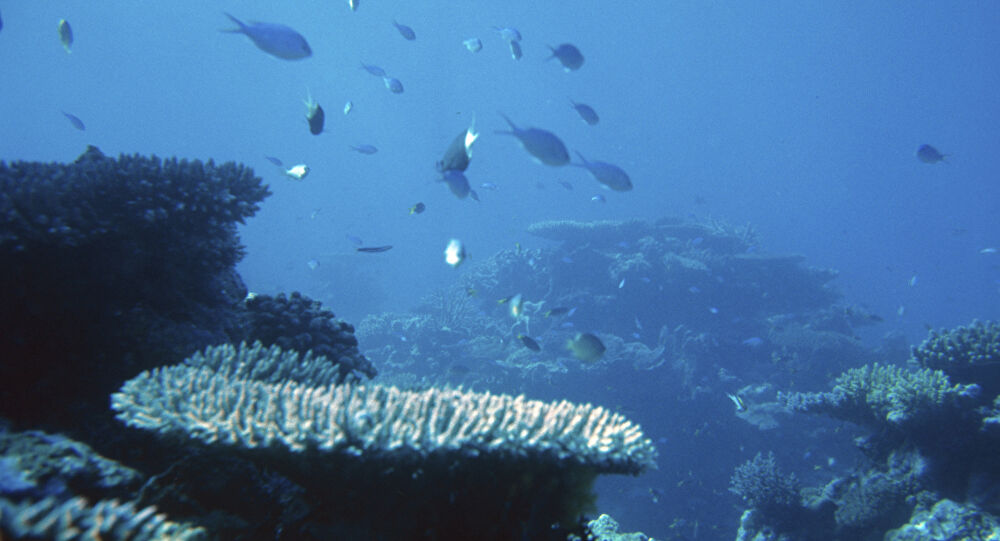
#> input picture InputImages/original.jpg, 1000 x 541 px, found by its file name; its folder holds only this picture in this run
$ python main.py
#> lines starting #> are read from the running program, lines starting #| are printed output that depends on the picture
### ULAP/depthMapEstimation.py

import numpy as np

def depthMap(img):

    theta_0 = 0.51157954
    theta_1 = 0.50516165
    theta_2 = -0.90511117
    img = img / 255.0
    x_1 = np.maximum(img[:, :, 0], img[:, :, 1])
    x_2 = img[:, :, 2]
    Deptmap = theta_0 + theta_1 * x_1 + theta_2 * x_2

    return Deptmap

### ULAP/global_Stretching.py
import numpy as np

def global_stretching(img_L):
    height = len(img_L)
    width = len(img_L[0])
    length = height * width
    R_rray = []
    for i in range(height):
        for j in range(width):
            R_rray.append(img_L[i][j])
    R_rray.sort()
    I_min = R_rray[int(length / 2000)]
    I_max = R_rray[-int(length / 2000)]
    # print('I_min',I_min)
    # print('I_max',I_max)
    array_Global_histogram_stretching_L = np.zeros((height, width))
    for i in range(0, height):
        for j in range(0, width):
            if img_L[i][j] < I_min:
                p_out = img_L[i][j]
                array_Global_histogram_stretching_L[i][j] = 0
            elif (img_L[i][j] > I_max):
                p_out = img_L[i][j]
                array_Global_histogram_stretching_L[i][j] = 1
            else:
                p_out = (img_L[i][j] - I_min) * ((1-0) / (I_max - I_min))+ 0
                array_Global_histogram_stretching_L[i][j] = p_out
    return (array_Global_histogram_stretching_L)


# [23 lines of commented-out code are left out]

### ULAP/GuidedFilter.py
# -*- coding: utf-8 -*-
import numpy as np
import cv2

class GuidedFilter:

    def __init__(self, I, radius=5, epsilon=0.4):

        self._radius = 2 * radius + 1
        self._epsilon = epsilon
        self._I = self._toFloatImg(I)
        self._initFilter()

        # print('radius',self._radius)
        # print('epsilon',self._epsilon)

    def _toFloatImg(self, img):
        if img.dtype == np.float32:
            return img
        return ( 1.0 / 255.0 ) * np.float32(img)

    def _initFilter(self):
        I = self._I
        r = self._radius
        eps = self._epsilon

        Ir, Ig, Ib = I[:, :, 0], I[:, :, 1], I[:, :, 2]

        # [10 lines of commented-out code are left out]


        self._Ir_mean = cv2.blur(Ir, (r, r))
        self._Ig_mean = cv2.blur(Ig, (r, r))
        self._Ib_mean = cv2.blur(Ib, (r, r))

        Irr_var = cv2.blur(Ir ** 2, (r, r)) - self._Ir_mean ** 2 + eps
        Irg_var = cv2.blur(Ir * Ig, (r, r)) - self._Ir_mean * self._Ig_mean
        Irb_var = cv2.blur(Ir * Ib, (r, r)) - self._Ir_mean * self._Ib_mean
        Igg_var = cv2.blur(Ig * Ig, (r, r)) - self._Ig_mean * self._Ig_mean + eps
        Igb_var = cv2.blur(Ig * Ib, (r, r)) - self._Ig_mean * self._Ib_mean
        Ibb_var = cv2.blur(Ib * Ib, (r, r)) - self._Ib_mean * self._Ib_mean + eps


        Irr_inv = Igg_var * Ibb_var - Igb_var * Igb_var
        Irg_inv = Igb_var * Irb_var - Irg_var * Ibb_var
        Irb_inv = Irg_var * Igb_var - Igg_var * Irb_var
        Igg_inv = Irr_var * Ibb_var - Irb_var * Irb_var
        Igb_inv = Irb_var * Irg_var - Irr_var * Igb_var
        Ibb_inv = Irr_var * Igg_var - Irg_var * Irg_var

        I_cov = Irr_inv * Irr_var + Irg_inv * Irg_var + Irb_inv * Irb_var
        Irr_inv /= I_cov
        Irg_inv /= I_cov
        Irb_inv /= I_cov
        Igg_inv /= I_cov
        Igb_inv /= I_cov
        Ibb_inv /= I_cov

        self._Irr_inv = Irr_inv
        self._Irg_inv = Irg_inv
        self._Irb_inv = Irb_inv
        self._Igg_inv = Igg_inv
        self._Igb_inv = Igb_inv
        self._Ibb_inv = Ibb_inv

    def _computeCoefficients(self, p):
        r = self._radius
        I = self._I
        Ir, Ig, Ib = I[:, :, 0], I[:, :, 1], I[:, :, 2]


        p_mean = cv2.blur(p, (r, r))
        Ipr_mean = cv2.blur(Ir * p, (r, r))
        Ipg_mean = cv2.blur(Ig * p, (r, r))
        Ipb_mean = cv2.blur(Ib * p, (r, r))


        Ipr_cov = Ipr_mean - self._Ir_mean * p_mean
        Ipg_cov = Ipg_mean - self._Ig_mean * p_mean
        Ipb_cov = Ipb_mean - self._Ib_mean * p_mean

        ar = self._Irr_inv * Ipr_cov + self._Irg_inv * Ipg_cov + self._Irb_inv * Ipb_cov
        ag = self._Irg_inv * Ipr_cov + self._Igg_inv * Ipg_cov + self._Igb_inv * Ipb_cov
        ab = self._Irb_inv * Ipr_cov + self._Igb_inv * Ipg_cov + self._Ibb_inv * Ipb_cov

        b = p_mean - ar * self._Ir_mean - ag * self._Ig_mean - ab * self._Ib_mean

        ar_mean = cv2.blur(ar, (r, r))
        ag_mean = cv2.blur(ag, (r, r))
        ab_mean = cv2.blur(ab, (r, r))
        b_mean = cv2.blur(b, (r, r))

        return ar_mean, ag_mean, ab_mean, b_mean

    def _computeOutput(self, ab, I):

        ar_mean, ag_mean, ab_mean, b_mean = ab
        Ir, Ig, Ib = I[:, :, 0], I[:, :, 1], I[:, :, 2]
        q = ar_mean * Ir + ag_mean * Ig + ab_mean * Ib + b_mean
        return q

    def filter(self, p):

        p_32F = self._toFloatImg(p)

        ab = self._computeCoefficients(p)
        return self._computeOutput(ab, self._I)

### ULAP/backgroundLight.py
import numpy as np
import cv2


def BLEstimation(img, DepthMap):
    h, w, c = img.shape
    if img.dtype == np.uint8:
        img = np.float32(img) / 255
    n_bright = int(np.ceil(0.001 * h * w))
    reshaped_Jdark = DepthMap.reshape(1, -1)
    Y = np.sort(reshaped_Jdark)
    Loc = np.argsort(reshaped_Jdark)
    Ics = img.reshape(1, h * w, 3)
    ix = img.copy()
    dx = DepthMap.reshape(1, -1)
    Acand = np.zeros((1, n_bright, 3), dtype=np.float32)
    Amag = np.zeros((1, n_bright, 1), dtype=np.float32)
    for i in range(n_bright):
        x = Loc[0, h * w - 1 - i]
        j = int(x / w)
        k = int(x % w)
        ix[j, k, 0] = 0
        ix[j, k, 1] = 0
        ix[j, k, 2] = 1
        Acand[0, i, :] = Ics[0, Loc[0, h * w - 1 - i], :]
        Amag[0, i] = np.linalg.norm(Acand[0, i, :])
    reshaped_Amag = Amag.reshape(1, -1)
    Y2 = np.sort(reshaped_Amag)

    Loc2 = np.argsort(reshaped_Amag)
    A_1 = Acand[0, Loc2[0, (n_bright - 1):n_bright], :]

    A_1 = A_1[0]

    return A_1

### ULAP/depthMin.py
import numpy as np
import math


def  minDepth(img, BL):
    img = img/255.0
    BL = BL/255.0
    Max = []
    img = np.float32(img)
    for i in range(0,3):
        Max_Abs =  np.absolute(img[i] - BL[i])
        Max_I = np.max(Max_Abs)
        Max_B = np.max([BL[i],(1 -BL[i])])
        temp  = Max_I / Max_B
        Max.append(temp)
    K_b = np.max(Max)
    min_depth = 1 - K_b

    return min_depth

### ULAP/sceneRadiance.py
import numpy as np


def sceneRadianceRGB(img, transmission, AtomsphericLight):
    sceneRadiance = np.zeros(img.shape)
    img = np.float16(img)
    for i in range(0, 3):
        sceneRadiance[:, :, i] = (img[:, :, i] - AtomsphericLight[i]) / transmission[:, :, i]  + AtomsphericLight[i]
        # 限制透射率 在0～255
        for j in range(0, sceneRadiance.shape[0]):
            for k in range(0, sceneRadiance.shape[1]):
                if sceneRadiance[j, k, i] > 255:
                    sceneRadiance[j, k, i] = 255
                if sceneRadiance[j, k, i] < 0:
                    sceneRadiance[j, k, i] = 0
    sceneRadiance = np.uint8(sceneRadiance)

    return sceneRadiance

### ULAP/getRGBTransmission.py
import numpy as np
import math


def getRGBTransmissionESt(depth_map):
    transmissionB = 0.97 ** depth_map
    transmissionG = 0.95 ** depth_map
    transmissionR = 0.83 ** depth_map

    return transmissionB, transmissionG, transmissionR


# [40 lines of commented-out code are left out]

### ULAP/refinedTransmissionMap.py
import cv2
import numpy as np

from GuidedFilter import GuidedFilter


def  refinedtransmissionMap(transmissionB,transmissionG,transmissionR,img):

    gimfiltR = 50  # 引导滤波时半径的大小
    eps = 10 ** -3  # 引导滤波时epsilon的值
    guided_filter = GuidedFilter(img, gimfiltR, eps)
    transmissionB = guided_filter.filter(transmissionB)
    transmissionG = guided_filter.filter(transmissionG)
    transmissionR = guided_filter.filter(transmissionR)

    transmission = np.zeros(img.shape)
    transmission[:, :, 0] = transmissionB
    transmission[:, :, 1] = transmissionG
    transmission[:, :, 2] = transmissionR
    return transmission

### ULAP/main.py
import os

import datetime
import numpy as np
import cv2
import natsort

from GuidedFilter import GuidedFilter
from backgroundLight import BLEstimation
from depthMapEstimation import depthMap
from depthMin import minDepth
from getRGBTransmission import getRGBTransmissionESt
from global_Stretching import global_stretching
from refinedTransmissionMap import refinedtransmissionMap

from sceneRadiance import sceneRadianceRGB

from matplotlib import pyplot as plt

np.seterr(over='ignore')
if __name__ == '__main__':
    pass

starttime = datetime.datetime.now()

# folder = "C:/Users/Administrator/Desktop/UnderwaterImageEnhancement/Physical/ULAP"
folder = r"\\cylog.local\rede\Usuarios\Documentos\Luiz\Documents\PROJETO_DIP"
path = folder + "/InputImages"
files = os.listdir(path)
files =  natsort.natsorted(files)

for i in range(len(files)):
    file = files[i]
    filepath = path + "/" + file
    prefix = file.split('.')[0]
    if os.path.isfile(filepath):
        print('********    file   ********',file)
        img = cv2.imread(folder +'/InputImages/' + file)
#> img is the input picture: shape (541, 1000, 3); mean B, G, R 157.9, 111.4, 66.2

        blockSize = 9
        gimfiltR = 50  # 引导滤波时半径的大小
        eps = 10 ** -3  # 引导滤波时epsilon的值

        DepthMap = depthMap(img)
#> in depthMap, `Deptmap = theta_0 + theta_1 * x_1 + theta_2 * x_2`:
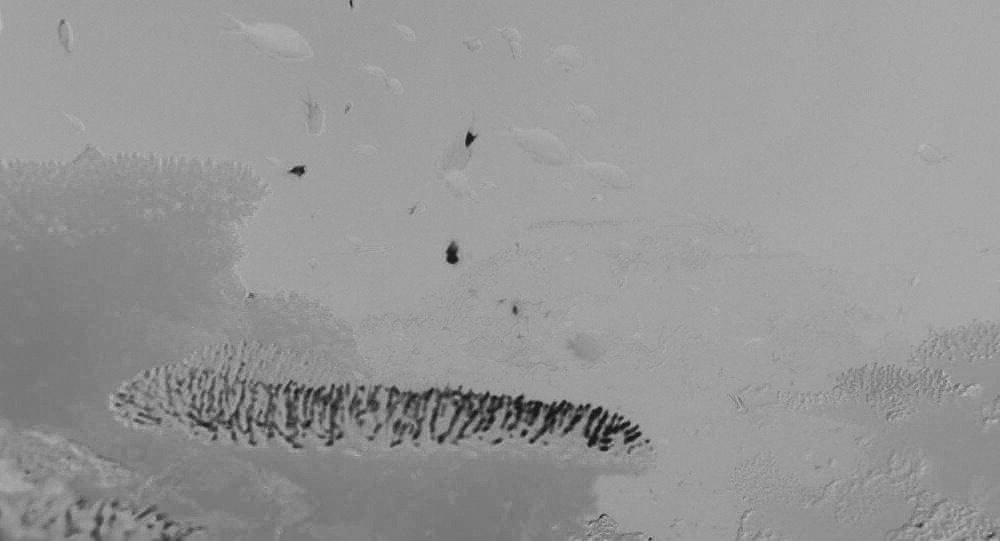
#> Deptmap: shape (541, 1000) float64; min 0.0577, max 0.733, mean 0.59
        DepthMap = global_stretching(DepthMap)
#> in global_stretching, `height = len(img_L)`: height = 541
#> in global_stretching, `width = len(img_L[0])`: width = 1000
#> in global_stretching, `length = height * width`: length = 541000
#> after the loop in global_stretching, `for i in range(height):`: R_rray = 541000 items
#> in global_stretching, `I_min = R_rray[int(length / 2000)]`: I_min = 0.108
#> in global_stretching, `I_max = R_rray[-int(length / 2000)]`: I_max = 0.679
#> after the loop in global_stretching, `for i in range(0, height):`:
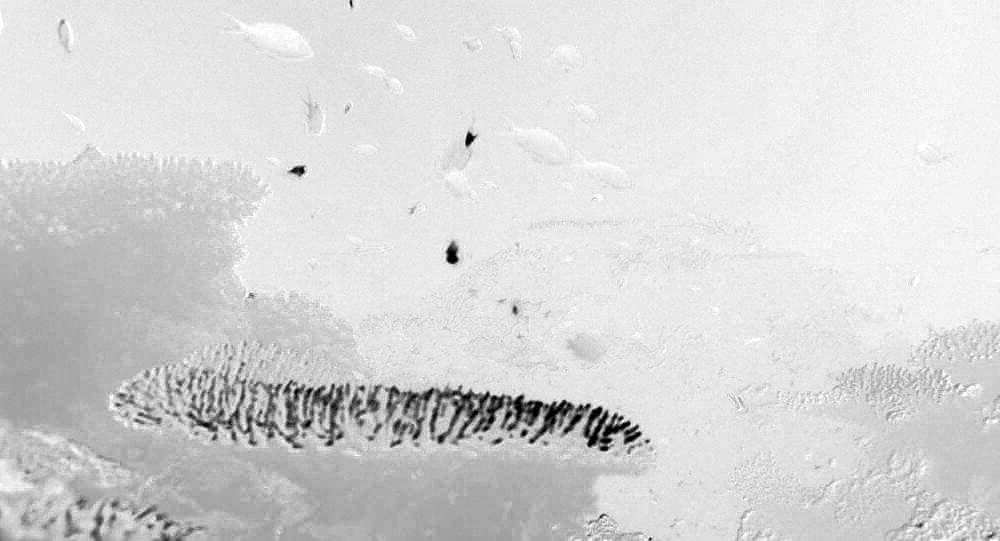
#> array_Global_histogram_stretching_L: shape (541, 1000) float64; min 0, max 1, mean 0.843
        guided_filter = GuidedFilter(img, gimfiltR, eps)
        refineDR = guided_filter.filter(DepthMap)
#> in _computeCoefficients, `b = p_mean - ar * self._Ir_mean - ag * self._Ig_mean - ab * self._Ib_m..`:
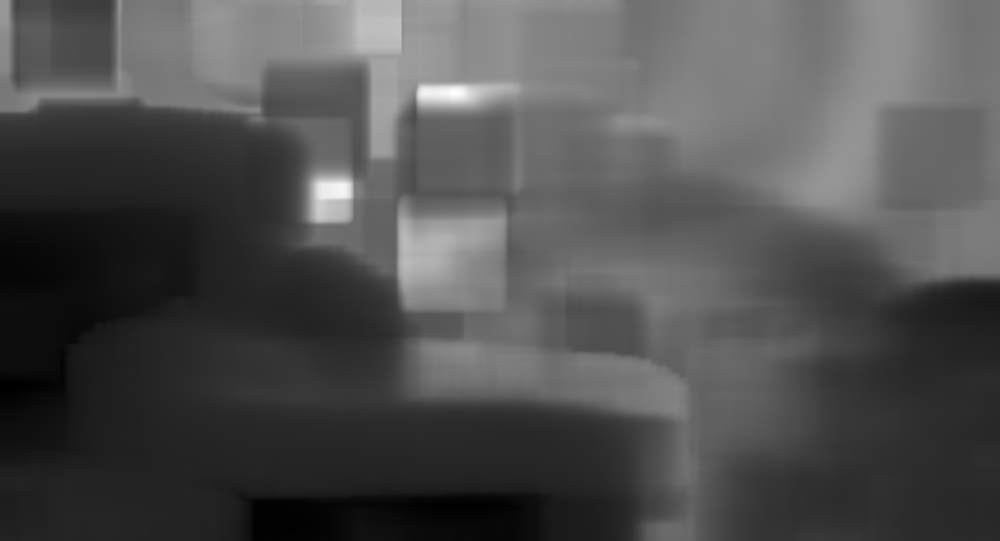
#> b: shape (541, 1000) float64; min 0.6, max 1.39, mean 0.847; drawn with min black and max white
#> in _computeCoefficients, `ar_mean = cv2.blur(ar, (r, r))`:
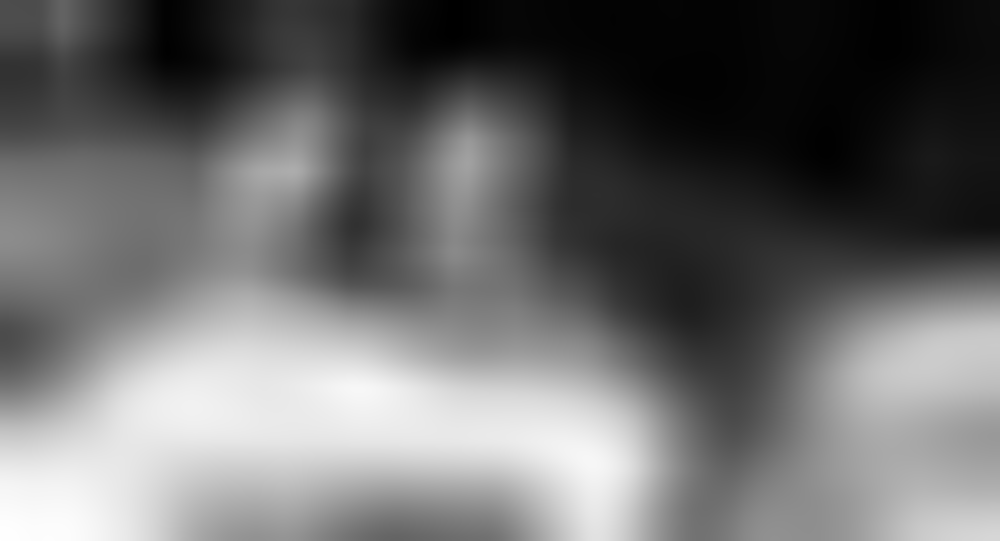
#> ar_mean: shape (541, 1000) float64; min -0.0314, max 0.779, mean 0.312; drawn with min black and max white
#> in _computeCoefficients, `ag_mean = cv2.blur(ag, (r, r))`:
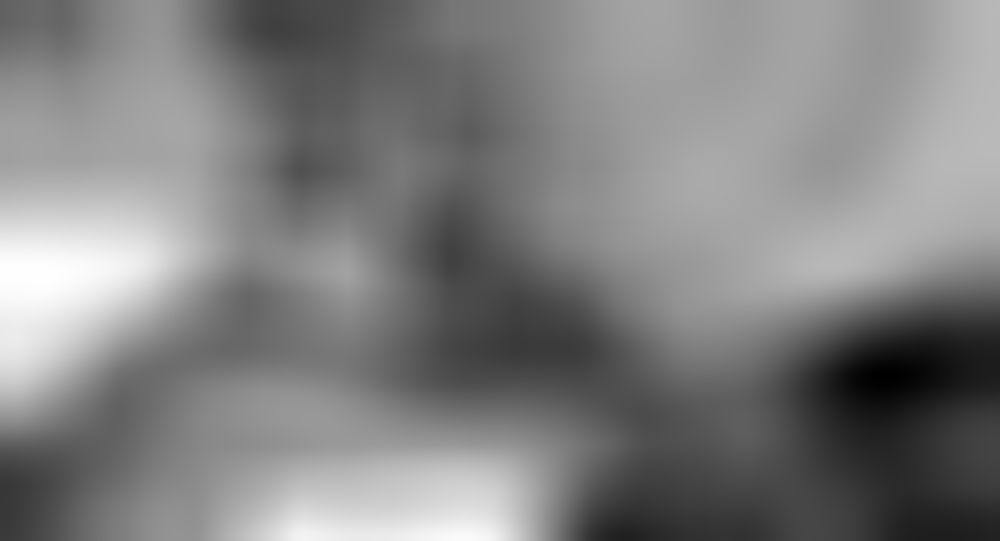
#> ag_mean: shape (541, 1000) float64; min -0.403, max 0.153, mean -0.123; drawn with min black and max white
#> in _computeCoefficients, `ab_mean = cv2.blur(ab, (r, r))`:
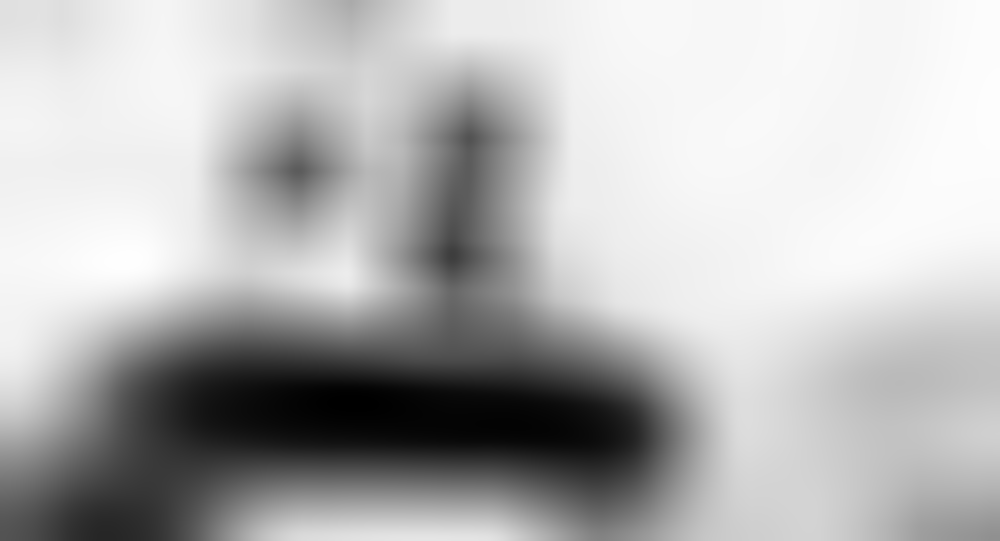
#> ab_mean: shape (541, 1000) float64; min -1.33, max -0.0125, mean -0.389; drawn with min black and max white
#> in _computeCoefficients, `b_mean = cv2.blur(b, (r, r))`:
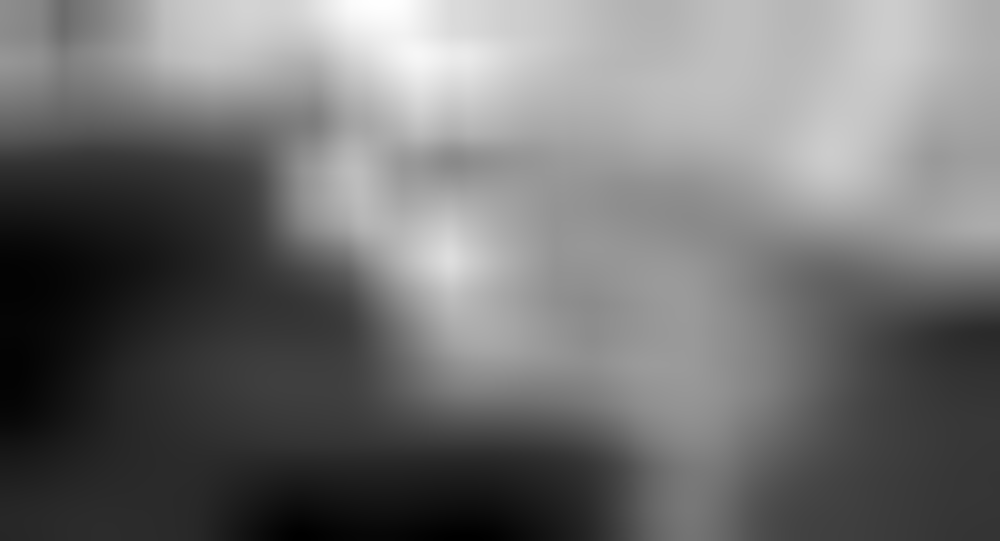
#> b_mean: shape (541, 1000) float64; min 0.626, max 1.12, mean 0.847; drawn with min black and max white
        refineDR = np.clip(refineDR, 0,1)

        cv2.imwrite('ULAPDepthMap.jpg', np.uint8(refineDR * 255))
        plt.subplot(311),plt.imshow(np.uint8(refineDR * 255))
        plt.show()

        AtomsphericLight = BLEstimation(img, DepthMap) * 255
#> the loop in BLEstimation, `for i in range(n_bright):` made 541 passes
#> (x, j, k) on passes 1 to 3: (30272, 30, 272), (525591, 525, 591), (391951, 391, 951)
#> after the loop in BLEstimation, `for i in range(n_bright):`: Acand = 541 rows, first 8: [0.804, 0.478, 0.263], [0.859, 0.514, 0.239], [0.757, 0.361, 0.212], [0.757, 0.455, 0.235], [0.69, 0.325, 0.173], [0.8, 0.451, 0.255], [0.796, 0.431, 0.239], [0.773, 0.451, 0.235]; Amag = 541 values, max 1.14 at index 472, min 0.613 at index 329, mean 0.912
#> in BLEstimation, `A_1 = Acand[0, Loc2[0, (n_bright - 1):n_bright], :]`: A_1 = [[0.914, 0.596, 0.329]]
#> in BLEstimation, `A_1 = A_1[0]`: A_1 = [0.914, 0.596, 0.329]
#> AtomsphericLight = [233, 152, 84]

        d_0 = minDepth(img, AtomsphericLight)
#> in minDepth, `BL = BL/255.0`: BL = [0.914, 0.596, 0.329]
#> the loop in minDepth, `for i in range(0,3):` made 3 passes
#> (Max_I, Max_B, temp) on passes 1 to 3: (0.659, 0.914, 0.721), (0.404, 0.596, 0.678), (0.671, 0.671, 1)
#> after the loop in minDepth, `for i in range(0,3):`: Max = [0.721, 0.678, 1]
#> in minDepth, `K_b = np.max(Max)`: K_b = 1
#> in minDepth, `min_depth = 1 - K_b`: min_depth = -4.44e-08
#> d_0 = -4.44e-08
        d_f = 8 * (DepthMap + d_0)
        transmissionB, transmissionG, transmissionR = getRGBTransmissionESt(d_f)

        transmission = refinedtransmissionMap(transmissionB, transmissionG, transmissionR, img)
        sceneRadiance = sceneRadianceRGB(img, transmission, AtomsphericLight)


        cv2.imwrite('ULAP_TM.jpg', np.uint8(transmission[:, :, 2] * 255))
        plt.subplot(312),plt.imshow(np.uint8(transmission[:, :, 2] * 255))
        plt.show()

        # print('AtomsphericLight',AtomsphericLight)

        cv2.imwrite('ULAP.jpg', sceneRadiance)
        plt.subplot(313),plt.imshow(sceneRadiance)
        plt.show()

Endtime = datetime.datetime.now()
Time = Endtime - starttime
print('Time', Time)
